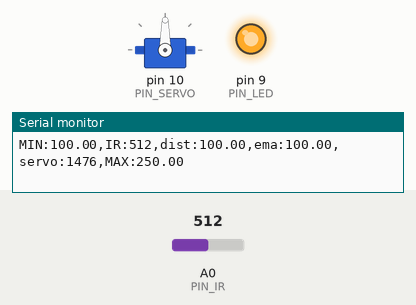
Recording of a sketch running on a simulated Arduino Uno, built with avr-gcc and run on an emulated ATmega328P. Shown: servo, output pins drawn as LEDs (lit = HIGH), the last lines printed to the serial monitor. The inputs (shaded band) are chosen by the test bench; at power-on: A0 (PIN_IR) = 512.

Above: at 1.2 s.
1.3 s: A0 (PIN_IR) set to 716
At 2.5 s:
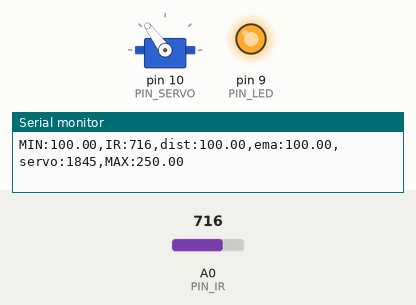
4.3 s: A0 (PIN_IR) set to 1023
At 4.9 s:
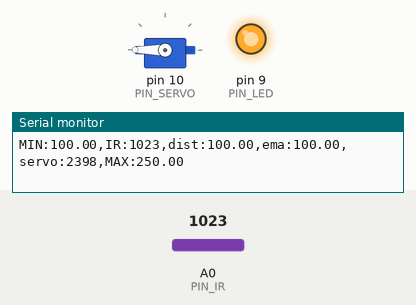
7.3 s: A0 (PIN_IR) set to 306
At 9.1 s:
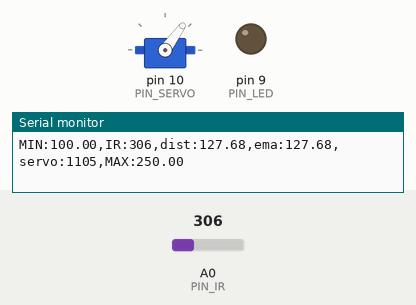
10.3 s: A0 (PIN_IR) set to 122
At 11.2 s:
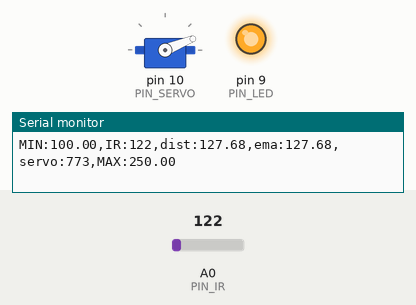
13.3 s: A0 (PIN_IR) set to 90
At 14.5 s:
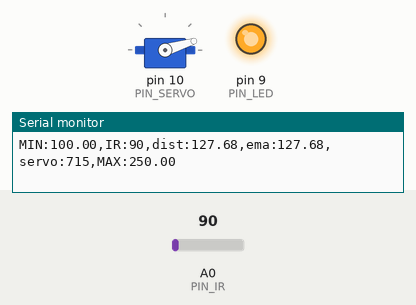
14.9 s: A0 (PIN_IR) set to 260
At 16.5 s:
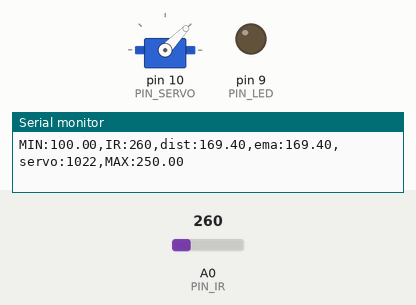
Timing chart, 0 to 18.0 s (numbered marks = the images above; inputs shaded):
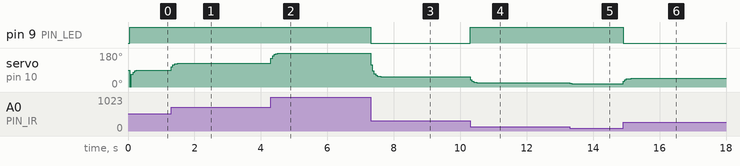

Measured:
- after the input at 1.3 s, servo on pin 10 (PIN_SERVO): 90° → 126° at once
- after the input at 4.3 s, servo on pin 10 (PIN_SERVO): 126° → 179° at once, → 180° 0.35 s later
- after the input at 7.3 s, pin 9 (PIN_LED): HIGH → LOW at once; servo on pin 10 (PIN_SERVO): 180° → 55° at once, → 54° 0.50 s later
- after the input at 10.3 s, pin 9 (PIN_LED): LOW → HIGH at once; servo on pin 10 (PIN_SERVO): 54° → 23° at once, → 22° 0.30 s later
- after the input at 13.3 s, servo on pin 10 (PIN_SERVO): 22° → 17° at once
- after the input at 14.9 s, pin 9 (PIN_LED): HIGH → LOW at once; servo on pin 10 (PIN_SERVO): 17° → 46° at once

The sketch:

17P08.ino
```cpp
#include <Servo.h>

// Arduino pin assignment

#define PIN_POTENTIOMETER 3 // Potentiometer at Pin A3
// Add IR Sensor Definition Here !!!
#define PIN_IR 0 // IR 센서
#define PIN_SERVO 10
#define PIN_LED 9 // LED 출력

#define _DUTY_MIN 553  // servo full clock-wise position (0 degree)
#define _DUTY_NEU 1476 // servo neutral position (90 degree)
#define _DUTY_MAX 2399 // servo full counter-clockwise position (180 degree)
#define _DIST_MIN 100.0 // min : 10cm
#define _DIST_MAX 250.0 // max : 25cm

#define LOOP_INTERVAL 50   // Loop Interval (unit: msec)
#define _EMA_ALPHA 0.5 // ema filter

Servo myservo;
unsigned long last_loop_time;   // unit: msec
float a_value_ema, dist_ema, dist_prev = _DIST_MAX;

void setup()
{
  myservo.attach(PIN_SERVO);
  myservo.writeMicroseconds(_DUTY_NEU);
  pinMode(PIN_LED, OUTPUT);
  dist_prev = _DIST_MIN;
  digitalWrite(PIN_LED, LOW); //LED OFF
  Serial.begin(2000000);
}

void loop()
{
  unsigned long time_curr = millis();
  int a_value, duty;
  float dist;


  // wait until next event time
  if (time_curr < (last_loop_time + LOOP_INTERVAL))
    return;
  last_loop_time += LOOP_INTERVAL;

  // Remove Next line !!!
  a_value = analogRead(PIN_IR);
  a_value_ema = _EMA_ALPHA * a_value + (1 - _EMA_ALPHA) * a_value_ema;
  // Read IR Sensor value !!!
  // Convert IR sensor value into distance !!!
  // we need distance range filter here !!!
  // we need EMA filter here !!!
  dist = (6762.0 / (a_value - 9) - 4.0) * 10.0 - 60.0;

  if(dist < _DIST_MIN){
    dist = dist_prev;
    digitalWrite(PIN_LED, HIGH); // LED off
  }else if (dist > _DIST_MAX) {
    dist = dist_prev;
    digitalWrite(PIN_LED, HIGH); // LED off
  }else{
    digitalWrite(PIN_LED, LOW); // LED on
    dist_prev = dist;
  }

  // map distance into duty
  if(dist_ema < _DIST_MIN){
    myservo.writeMicroseconds(_DUTY_MIN);
  }
  else if(dist_ema > _DIST_MAX){
    myservo.writeMicroseconds(_DUTY_MAX);
  }
  else{
    duty = (_DUTY_MAX - _DUTY_MIN) / 1023.0 * a_value_ema + _DUTY_MIN;
    myservo.writeMicroseconds(duty);
  }

  dist_ema = _EMA_ALPHA * dist + (1 - _EMA_ALPHA) * dist_prev;

  // 시리얼 플로터
  Serial.print("MIN:"); Serial.print(_DIST_MIN);
  Serial.print(",IR:"); Serial.print(a_value);
  Serial.print(",dist:"); Serial.print(dist);
  Serial.print(",ema:"); Serial.print(dist_ema);
  Serial.print(",servo:"); Serial.print(duty);
  Serial.print(",MAX:"); Serial.print(_DIST_MAX);
  Serial.println("");

}
```
